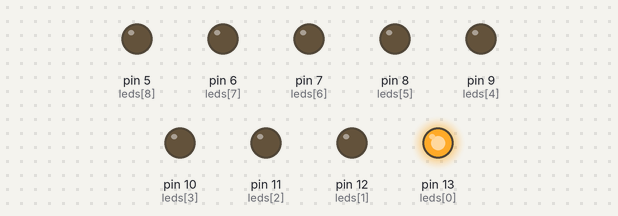
A sketch run on a simulated Arduino Uno, built with avr-gcc and run on an emulated ATmega328P. On the bench: output pins drawn as LEDs (lit = HIGH).

Above: at 0.15 s.
At 0.75 s:
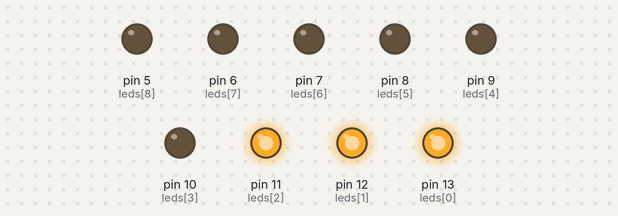
At 1.35 s:
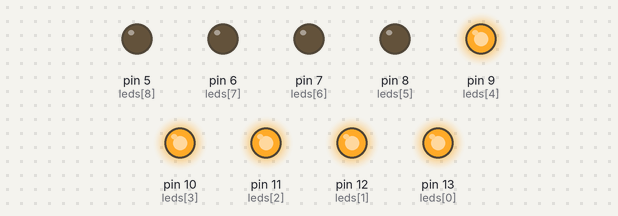
At 2.7 s:
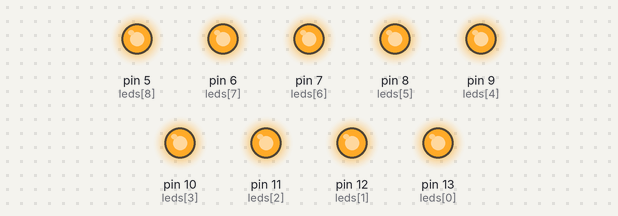
At 4.35 s:
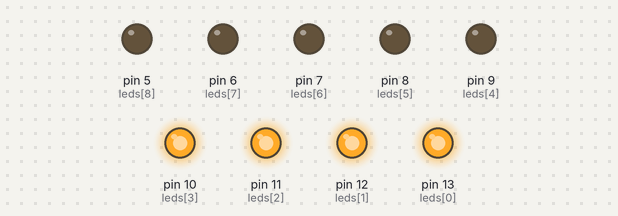
At 5.85 s:
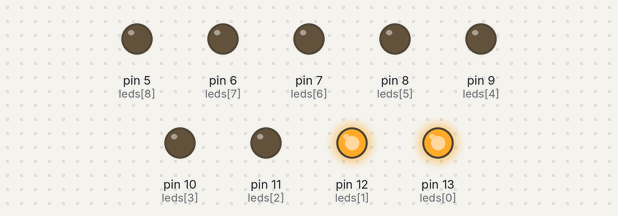
Timing chart, 0 to 6.2 s (numbered marks = the images above):
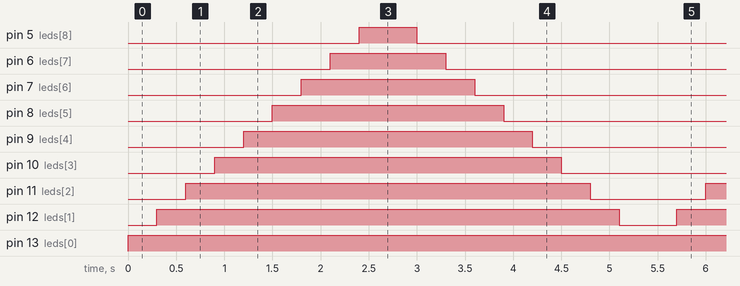

The sketch:

Curso_de_Arduino_-_Aula_05_-_FOR.ino
```cpp
int leds[9] = {13,12,11,10,9,8,7,6,5};

void setup()
{
  for (int i = 0; i < 9; i++) {
  	pinMode(leds[i], OUTPUT);
  }
}

void loop()
{
  for (int i = 0; i < 9; i++) {
  	digitalWrite(leds[i], HIGH);
    delay(300);
  }
  for (int i = 9; i > 0; i--) {
  	digitalWrite(leds[i], LOW);
    delay(300);
  }
}
```

Measured:
- by itself, pin 5 (leds[8]): alternates HIGH for 0.60 s and LOW for 4.8 s
- by itself, pin 6 (leds[7]): alternates HIGH for 1.2 s and LOW for 4.2 s
- by itself, pin 7 (leds[6]): alternates HIGH for 1.8 s and LOW for 3.6 s
- by itself, pin 8 (leds[5]): alternates HIGH for 2.4 s and LOW for 3.0 s
- by itself, pin 9 (leds[4]): alternates HIGH for 3.0 s and LOW for 2.4 s
- by itself, pin 10 (leds[3]): alternates HIGH for 3.6 s and LOW for 1.8 s
- by itself, pin 11 (leds[2]): alternates HIGH for 4.2 s and LOW for 1.2 s
- by itself, pin 12 (leds[1]): alternates HIGH for 4.8 s and LOW for 0.60 s
